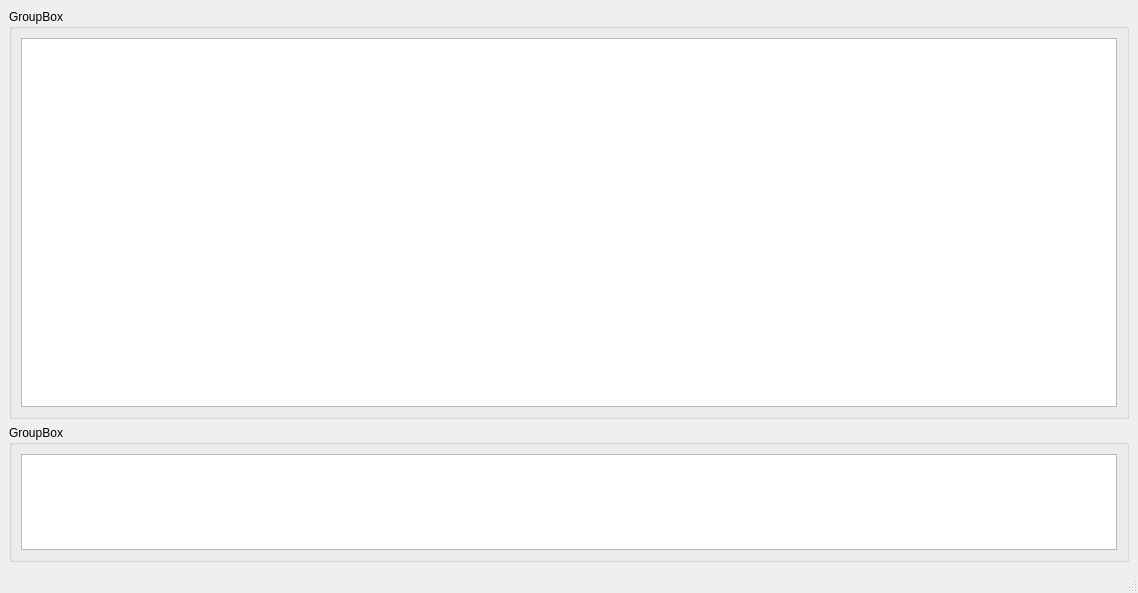
<?xml version="1.0" encoding="UTF-8"?>
<ui version="4.0">
 <class>MainWindow</class>
 <widget class="QMainWindow" name="MainWindow">
  <property name="geometry">
   <rect>
    <x>0</x>
    <y>0</y>
    <width>1138</width>
    <height>593</height>
   </rect>
  </property>
  <property name="sizePolicy">
   <sizepolicy hsizetype="Preferred" vsizetype="Preferred">
    <horstretch>0</horstretch>
    <verstretch>0</verstretch>
   </sizepolicy>
  </property>
  <property name="windowTitle">
   <string>MainWindow</string>
  </property>
  <widget class="QWidget" name="centralwidget">
   <layout class="QVBoxLayout" name="verticalLayout_2">
    <item>
     <widget class="QGroupBox" name="groupBox">
      <property name="sizePolicy">
       <sizepolicy hsizetype="Preferred" vsizetype="Preferred">
        <horstretch>0</horstretch>
        <verstretch>3</verstretch>
       </sizepolicy>
      </property>
      <property name="title">
       <string>GroupBox</string>
      </property>
      <layout class="QVBoxLayout" name="verticalLayout_3">
       <item>
        <widget class="ImageView" name="graphicsView">
         <property name="sizePolicy">
          <sizepolicy hsizetype="Expanding" vsizetype="Expanding">
           <horstretch>0</horstretch>
           <verstretch>0</verstretch>
          </sizepolicy>
         </property>
        </widget>
       </item>
      </layout>
     </widget>
    </item>
    <item>
     <widget class="QGroupBox" name="groupBox_2">
      <property name="sizePolicy">
       <sizepolicy hsizetype="Preferred" vsizetype="Preferred">
        <horstretch>0</horstretch>
        <verstretch>1</verstretch>
       </sizepolicy>
      </property>
      <property name="title">
       <string>GroupBox</string>
      </property>
      <layout class="QVBoxLayout" name="verticalLayout_4">
       <item>
        <widget class="QTextBrowser" name="textBrowser">
         <property name="sizePolicy">
          <sizepolicy hsizetype="Expanding" vsizetype="Expanding">
           <horstretch>0</horstretch>
           <verstretch>0</verstretch>
          </sizepolicy>
         </property>
        </widget>
       </item>
      </layout>
     </widget>
    </item>
   </layout>
  </widget>
  <widget class="QMenuBar" name="menubar">
   <property name="geometry">
    <rect>
     <x>0</x>
     <y>0</y>
     <width>1138</width>
     <height>18</height>
    </rect>
   </property>
  </widget>
  <widget class="QStatusBar" name="statusbar"/>
 </widget>
 <customwidgets>
  <customwidget>
   <class>ImageView</class>
   <extends>QGraphicsView</extends>
   <header>pyqtgraph</header>
  </customwidget>
 </customwidgets>
 <resources/>
 <connections/>
</ui>
